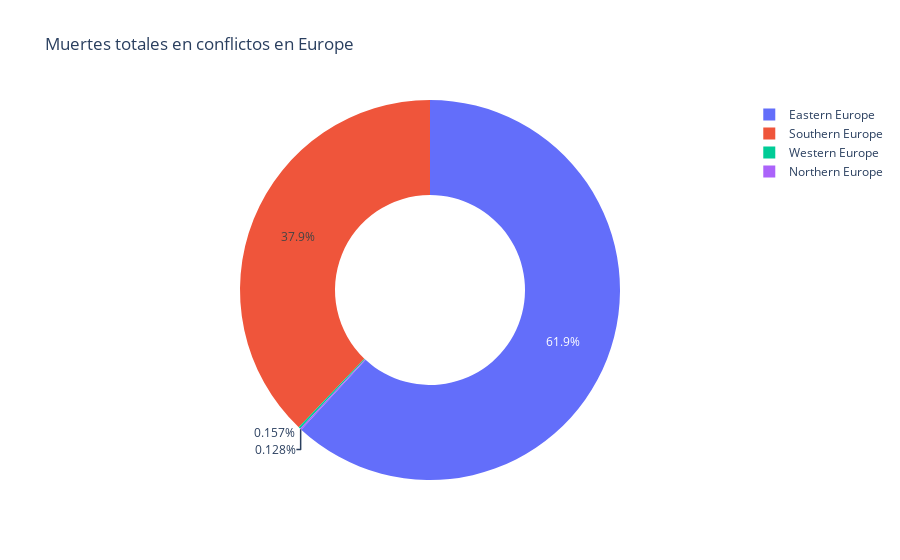
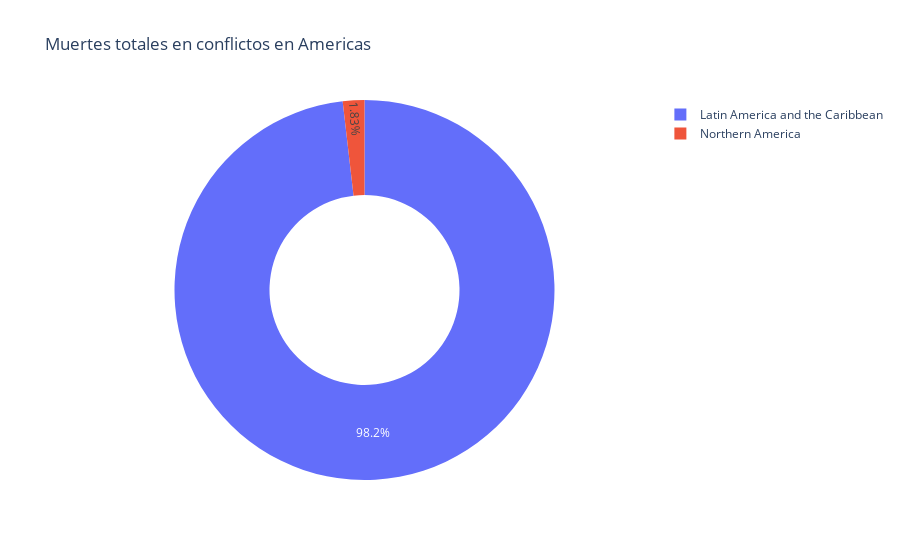
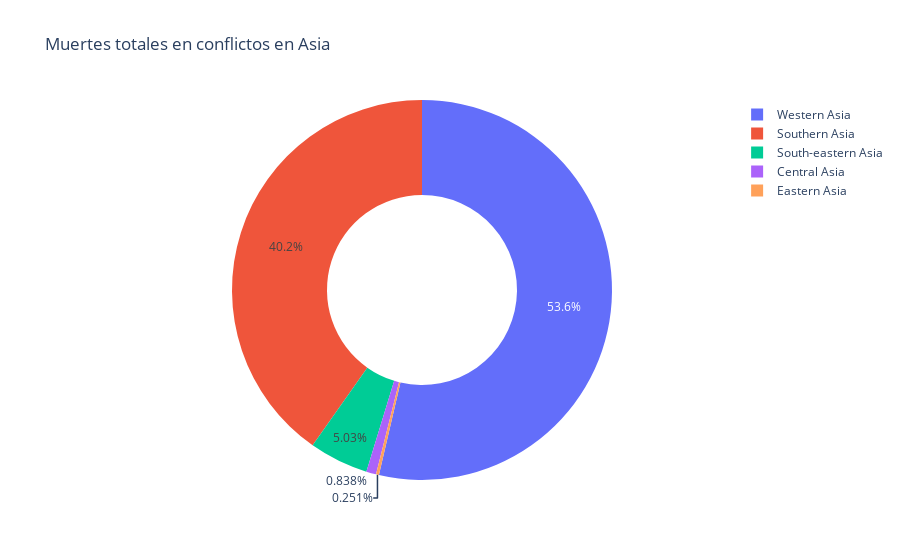
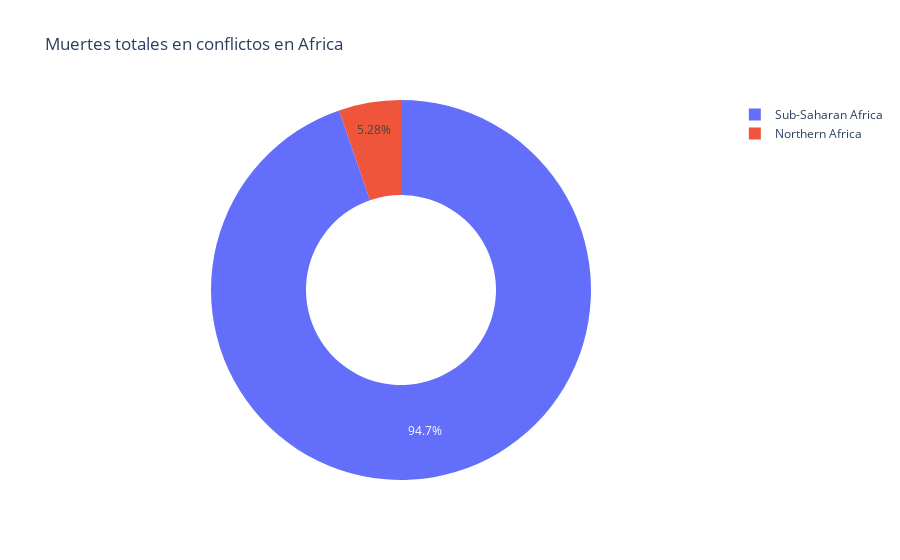

The code cell stored with these charts, in order, in its notebook:
### Code cell
for region in list_regions:
    plot_builder.plot_deaths_by_region(region)

### Figure 1 — Plotly figure (JSON) as saved in the notebook; plotly's stock layout.template omitted (floating-point values rounded to 4 significant figures)
{"data": [{"domain": {"x": [0, 1], "y": [0, 1]}, "hole": 0.5, "hovertemplate": "sub-region=%{label}<br>sum_deaths=%{value}<extra></extra>", "labels": ["Eastern Europe", "Southern Europe", "Western Europe", "Northern Europe"], "legendgroup": "", "name": "", "showlegend": true, "type": "pie", "values": [116579, 71357, 295, 241]}], "layout": {"legend": {"tracegroupgap": 0}, "title": {"text": "Muertes totales en conflictos en Europe"}}}

### Figure 2 — Plotly figure (JSON) as saved in the notebook; plotly's stock layout.template omitted (floating-point values rounded to 4 significant figures)
{"data": [{"domain": {"x": [0, 1], "y": [0, 1]}, "hole": 0.5, "hovertemplate": "sub-region=%{label}<br>sum_deaths=%{value}<extra></extra>", "labels": ["Latin America and the Caribbean", "Northern America"], "legendgroup": "", "name": "", "showlegend": true, "type": "pie", "values": [164963, 3083]}], "layout": {"legend": {"tracegroupgap": 0}, "title": {"text": "Muertes totales en conflictos en Americas"}}}

### Figure 3 — Plotly figure (JSON) as saved in the notebook; plotly's stock layout.template omitted (floating-point values rounded to 4 significant figures)
{"data": [{"domain": {"x": [0, 1], "y": [0, 1]}, "hole": 0.5, "hovertemplate": "sub-region=%{label}<br>sum_deaths=%{value}<extra></extra>", "labels": ["Western Asia", "Southern Asia", "South-eastern Asia", "Central Asia", "Eastern Asia"], "legendgroup": "", "name": "", "showlegend": true, "type": "pie", "values": [663798, 497934, 62285, 10374, 3102]}], "layout": {"legend": {"tracegroupgap": 0}, "title": {"text": "Muertes totales en conflictos en Asia"}}}

### Figure 4 — Plotly figure (JSON) as saved in the notebook; plotly's stock layout.template omitted (floating-point values rounded to 4 significant figures)
{"data": [{"domain": {"x": [0, 1], "y": [0, 1]}, "hole": 0.5, "hovertemplate": "sub-region=%{label}<br>sum_deaths=%{value}<extra></extra>", "labels": ["Sub-Saharan Africa", "Northern Africa"], "legendgroup": "", "name": "", "showlegend": true, "type": "pie", "values": [1644038, 91715]}], "layout": {"legend": {"tracegroupgap": 0}, "title": {"text": "Muertes totales en conflictos en Africa"}}}
